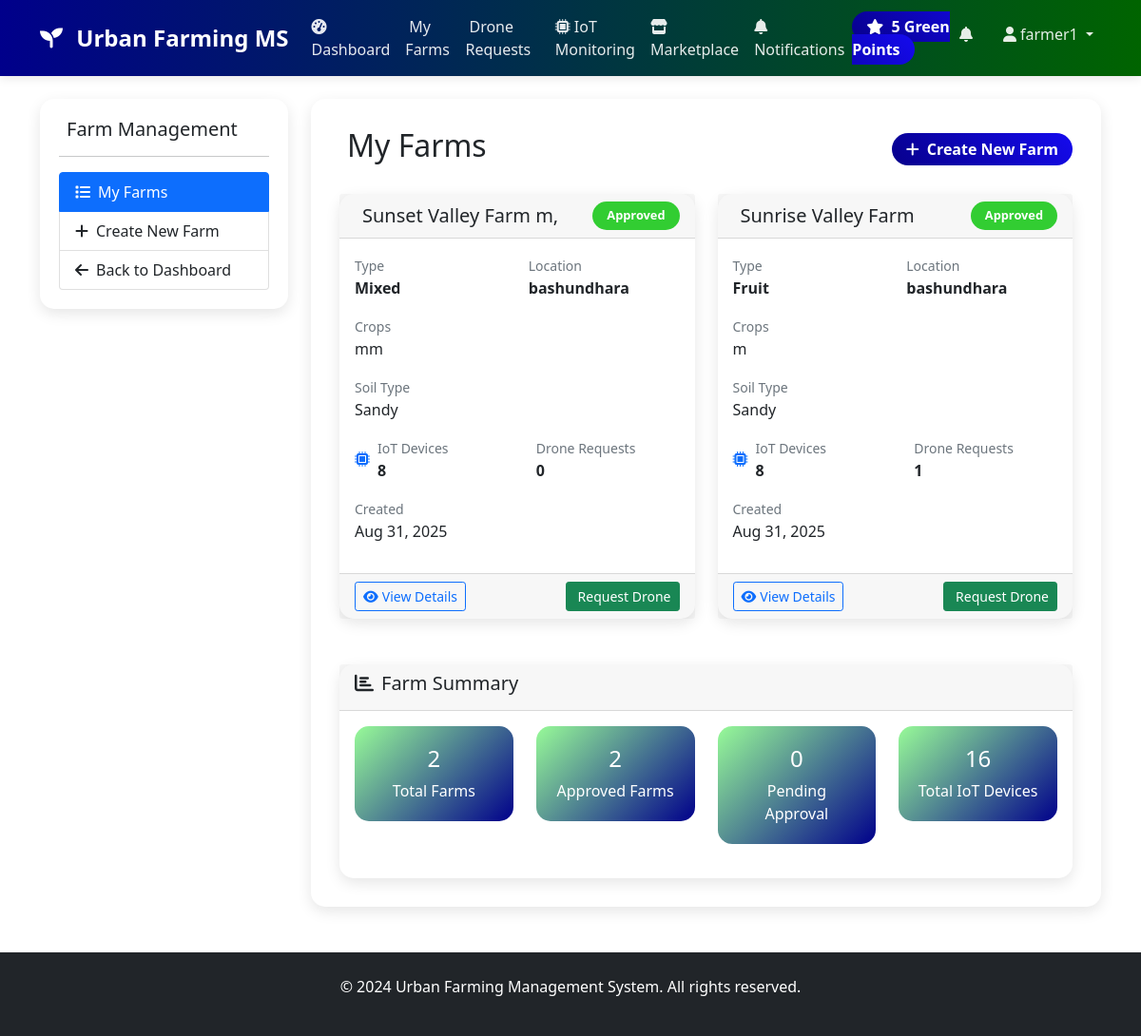
The page /farm_requests.php (signed in) on the database its author committed.
### tables this page shows
CREATE TABLE `farms` (
  `id` int(11) NOT NULL,
  `farmer_id` int(11) NOT NULL,
  `name` varchar(100) NOT NULL,
  `location` varchar(255) NOT NULL,
  `farm_type` enum('vegetable','fruit','grain','mixed') NOT NULL,
  `crops` text DEFAULT NULL,
  `soil_type` varchar(50) DEFAULT NULL,
  `status` enum('pending','approved','rejected') DEFAULT 'pending',
  `notes` text DEFAULT NULL,
  `created_at` timestamp NOT NULL DEFAULT current_timestamp(),
  `updated_at` timestamp NOT NULL DEFAULT current_timestamp() ON UPDATE current_timestamp()
);

### farm_requests.php (the view, shortened to what this page needs)
<?php
$database = new Database();
$db = $database->getConnection();
$farms_query = "SELECT f.*,
                (SELECT COUNT(*) FROM iot_devices WHERE farm_id = f.id) as iot_count,
                (SELECT COUNT(*) FROM drone_requests WHERE farm_id = f.id) as drone_requests_count
                FROM farms f
                WHERE f.farmer_id = ?
                ORDER BY f.created_at DESC";
$farms_stmt = $db->prepare($farms_query);
$farms_stmt->execute([$_SESSION['user_id']]);
$farms = $farms_stmt->fetchAll(PDO::FETCH_ASSOC);
include 'includes/header.php';
?>
<div class="row">
    <div class="col-md-3">
        <div class="sidebar">
            <h5><i class="fas fa-farm me-2"></i>Farm Management</h5>
            <hr>
            <div class="list-group">
                <a href="farm_requests.php" class="list-group-item list-group-item-action active">
                    <i class="fas fa-list me-2"></i>My Farms
                </a>
                <a href="create_farm.php" class="list-group-item list-group-item-action">
                    <i class="fas fa-plus me-2"></i>Create New Farm
                </a>
                <a href="farmer_dashboard.php" class="list-group-item list-group-item-action">
                    <i class="fas fa-arrow-left me-2"></i>Back to Dashboard
                </a>
            </div>
        </div>
    </div>
    <div class="col-md-9">
        <div class="main-content">
            <div class="d-flex justify-content-between align-items-center mb-4">
                <h2><i class="fas fa-farm me-2"></i>My Farms</h2>
                <a href="create_farm.php" class="btn btn-blue-color">
                    <i class="fas fa-plus me-2"></i>Create New Farm
                </a>
            </div>
            <?php if(empty($farms)): ?>
                <div class="card">
                    <div class="card-body text-center py-5">
                        <i class="fas fa-farm fa-3x text-muted mb-3"></i>
                        <h4>No farms yet</h4>
                        <p class="text-muted">Start by creating your first farm to begin urban farming.</p>
                        <a href="create_farm.php" class="btn btn-blue-color">
                            <i class="fas fa-plus me-2"></i>Create Your First Farm
                        </a>
                    </div>
                </div>
            <?php else: ?>
                <div class="row">
                    <?php foreach($farms as $farm): ?>
                        <div class="col-md-6 mb-4">
                            <div class="card h-100">
                                <div class="card-header d-flex justify-content-between align-items-center">
                                    <h5 class="mb-0">
                                        <i class="fas fa-farm me-2"></i><?php echo htmlspecialchars($farm['name']); ?>
                                    </h5>
                                    <span class="status-badge status-<?php echo $farm['status']; ?>">
                                        <?php echo ucfirst($farm['status']); ?>
                                    </span>
                                </div>
                                <div class="card-body">
                                    <div class="row mb-3">
                                        <div class="col-6">
                                            <small class="text-muted">Type</small>
                                            <div><strong><?php echo ucfirst($farm['farm_type']); ?></strong></div>
                                        </div>
                                        <div class="col-6">
                                            <small class="text-muted">Location</small>
                                            <div><strong><?php echo htmlspecialchars($farm['location']); ?></strong></div>
                                        </div>
                                    </div>
                                    <?php if($farm['crops']): ?>
                                        <div class="mb-3">
                                            <small class="text-muted">Crops</small>
                                            <div><?php echo htmlspecialchars($farm['crops']); ?></div>
                                        </div>
                                    <?php endif; ?>
                                    <?php if($farm['soil_type']): ?>
                                        <div class="mb-3">
                                            <small class="text-muted">Soil Type</small>
                                            <div><?php echo htmlspecialchars($farm['soil_type']); ?></div>
                                        </div>
                                    <?php endif; ?>
                                    <div class="row mb-3">
                                        <div class="col-6">
                                            <div class="d-flex align-items-center">
                                                <i class="fas fa-microchip me-2 text-primary"></i>
                                                <div>
                                                    <small class="text-muted">IoT Devices</small>
                                                    <div><strong><?php echo $farm['iot_count']; ?></strong></div>
                                                </div>
                                            </div>
                                        </div>
                                        <div class="col-6">
                                            <div class="d-flex align-items-center">
                                                <div>
                                                    <small class="text-muted">Drone Requests</small>
                                                    <div><strong><?php echo $farm['drone_requests_count']; ?></strong></div>
                                                </div>
                                            </div>
                                        </div>
                                    </div>
                                    <div class="mb-3">
                                        <small class="text-muted">Created</small>
                                        <div><?php echo date('M j, Y', strtotime($farm['created_at'])); ?></div>
                                    </div>
                                </div>
                                <div class="card-footer">
                                    <div class="d-flex justify-content-between">
                                        <a href="view_farm.php?id=<?php echo $farm['id']; ?>" class="btn btn-sm btn-outline-primary">
                                            <i class="fas fa-eye me-1"></i>View Details
                                        </a>
                                        <?php if($farm['status'] == 'approved'): ?>
                                            <a href="request_drone.php?farm_id=<?php echo $farm['id']; ?>" class="btn btn-sm btn-success">
                                                <i class="fas fa-drone me-1"></i>Request Drone
                                            </a>
                                        <?php endif; ?>
                                    </div>
                                </div>
                            </div>
                        </div>
                    <?php endforeach; ?>
                </div>
                <div class="row mt-4">
                    <div class="col-12">
                        <div class="card">
                            <div class="card-header">
                                <h5><i class="fas fa-chart-bar me-2"></i>Farm Summary</h5>
                            </div>
                            <div class="card-body">
                                <div class="row text-center">
                                    <div class="col-md-3">
                                        <div class="dashboard-stats">
                                            <h4 class="text-color"><?php echo count($farms); ?></h4>
                                            <p class="mb-0 text-color">Total Farms</p>
                                        </div>
                                    </div>
                                    <div class="col-md-3">
                                        <div class="dashboard-stats">
                                            <h4 class="text-color"><?php echo count(array_filter($farms, function($f) { return $f['status'] == 'approved'; })); ?></h4>
                                            <p class="mb-0 text-color">Approved Farms</p>
                                        </div>
                                    </div>
                                    <div class="col-md-3">
                                        <div class="dashboard-stats">
                                            <h4 class="text-color"><?php echo count(array_filter($farms, function($f) { return $f['status'] == 'pending'; })); ?></h4>
                                            <p class="mb-0 text-color">Pending Approval</p>
                                        </div>
                                    </div>
                                    <div class="col-md-3">
                                        <div class="dashboard-stats">
                                            <h4 class="text-color"><?php echo array_sum(array_column($farms, 'iot_count')); ?></h4>
                                            <p class="mb-0 text-color">Total IoT Devices</p>
                                        </div>
                                    </div>
                                </div>
                            </div>
                        </div>
                    </div>
                </div>
            <?php endif; ?>
        </div>
    </div>
</div>
<?php include 'includes/footer.php'; ?>

### includes/header.php (style rules this page uses)
:root { --primary-color: #2E8B57; --secondary-color: #90EE90; --accent-color: #32CD32; --dark-green: #006400; --light-green: #98FB98; --blue-color: #00008B; --text-color:rgb(255, 255, 255); --gray-color:rgb(0, 0, 0); }
body { font-family: 'Segoe UI', Tahoma, Geneva, Verdana, sans-serif; }
.card { border: none; border-radius: 15px; box-shadow: 0 5px 15px rgba(0,0,0,0.1); transition: transform 0.3s ease; }
.btn-blue-color { background: linear-gradient(45deg, var(--primary-color), var(--accent-color)); border: none; border-radius: 25px; padding: 10px 25px; transition: all 0.3s ease; }
.btn-blue-color { background: linear-gradient(45deg,rgb(7, 0, 139),rgb(21, 10, 238)); color:white; padding: 5px 15px; border-radius: 20px; font-weight: bold; }
.status-badge { padding: 5px 15px; border-radius: 20px; font-size: 0.8rem; font-weight: bold; }
.text-color { color: var(--text-color); }
.status-approved { background-color: #32CD32; color: white; }
.dashboard-stats { background: linear-gradient(135deg, var(--light-green), var(--blue-color)); border-radius: 15px; padding: 20px; margin-bottom: 20px; }
.sidebar { background: white; border-radius: 15px; padding: 20px; box-shadow: 0 5px 15px rgba(0,0,0,0.1); }
.main-content { background: white; border-radius: 15px; padding: 30px; box-shadow: 0 5px 15px rgba(0,0,0,0.1); }

### rows shown on the page
farms: name "Sunset Valley Farm m,", status "Approved", farm_type "Mixed", location "bashundhara", crops "mm", soil_type "Sandy", iot_count "8", drone_requests_count "0", created_at "Aug 31, 2025"
farms: name "Sunrise Valley Farm", status "Approved", farm_type "Fruit", location "bashundhara", crops "m", soil_type "Sandy", iot_count "8", drone_requests_count "1", created_at "Aug 31, 2025"

### other values the page prints
$_SESSION['green_points'] "5"
$_SESSION['username'] "farmer1"
count($farms) "2"
array_sum(array_column($farms, 'iot_count')) "16"
